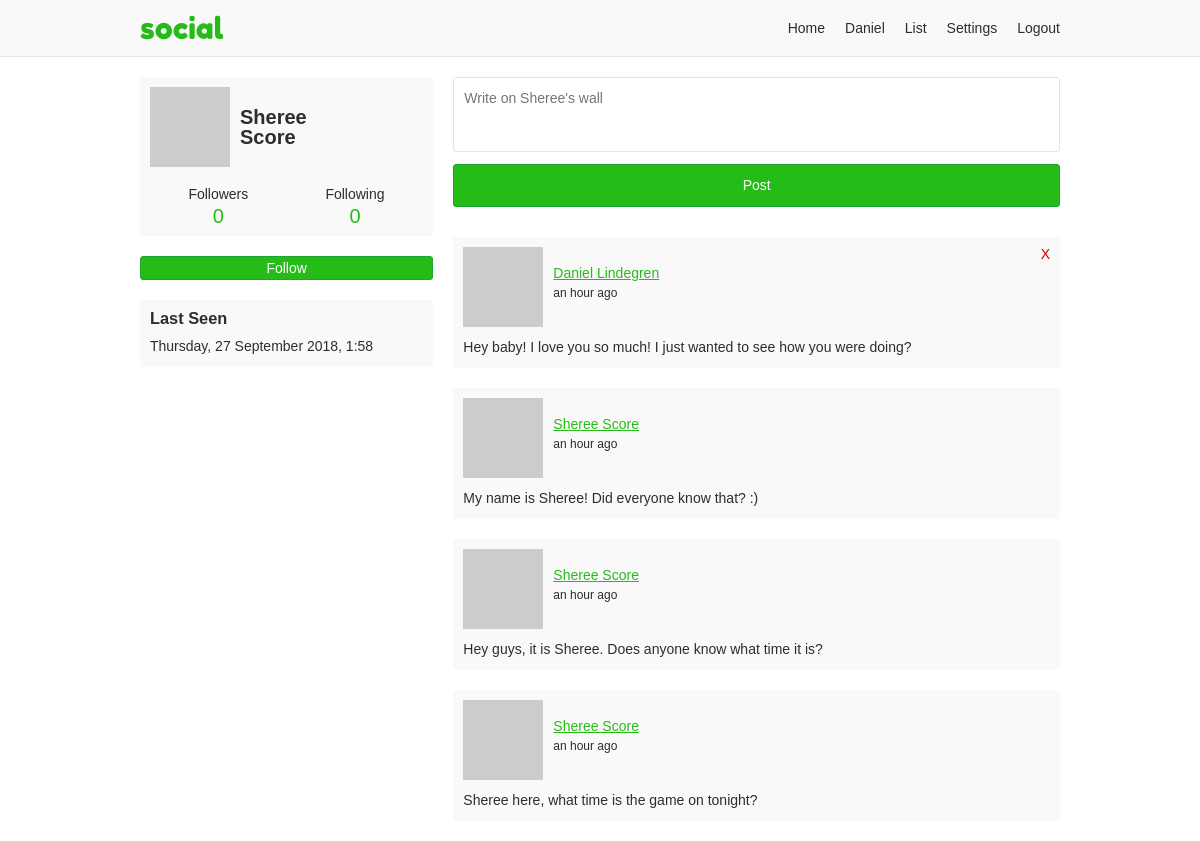
Screenshot of /f65553ae70f9e10c4ae6acfc06a67ea9 (signed in) with the database file from the repository.
### app/users/models/user.py (models this page shows, shortened)
class User(UserMixin, db.Model, BaseModel):
    username = db.Column(db.String(35), nullable=False, unique=True)
    email = db.Column(db.String(255), nullable=False, unique=True)
    password = db.Column(db.String(128), nullable=False)
    first_name = db.Column(db.String(35), nullable=False)
    last_name = db.Column(db.String(35), nullable=False)
    about_me = db.Column(db.Text)
    last_seen = db.Column(db.DateTime, default=datetime.utcnow)
    posts_per_page = db.Column(db.Integer, default=10, nullable=False)
    full_name = column_property(first_name + " " + last_name)
    followed = db.relationship(
        'User',
        secondary=followers,
        primaryjoin='followers.c.follower_id == User.id',
        secondaryjoin='followers.c.followed_id == User.id',
        backref=db.backref('followers', lazy='dynamic'),
        lazy='dynamic')
    post_author = db.relationship(
        'Post',
        foreign_keys='Post.author_id',
        backref='author', lazy='dynamic')
    post_recipient = db.relationship(
        'Post',
        foreign_keys='Post.recipient_id',
        backref='recipient', lazy='dynamic')
    def is_following(self, user):
        return self.followed.filter(
            followers.c.followed_id == user.id).count() > 0
    @property
    def get_followers(self):
        return self.followers.filter_by(active=True)
    @property
    def get_followed(self):
        return self.followed.filter_by(active=True)
    @property
    def profile_posts(self):
        return Post.query.join(User, User.id == Post.author_id).filter(
            Post.recipient_id == self.id, User.active == True,
            Post.active == True)
    def avatar(self, size):
        digest = md5(self.email.lower().encode('utf-8')).hexdigest()
        return 'https://www.gravatar.com/avatar/{}?d=monsterid&s={}'.format(
            digest, size)

### app/users/models/post.py (models this page shows, shortened)
class Post(db.Model, BaseModel):
    body = db.Column(db.Text)
    author_id = db.Column(db.Integer, db.ForeignKey('user.id'))
    recipient_id = db.Column(db.Integer, db.ForeignKey('user.id'))

### app/users/views.py (the view)
@users.route('/<username>', methods=['GET', 'POST'])
@login_required
def profile(username):
    user = User.query.filter_by(username=username, active=True).first_or_404()
    form = PostForm()
    if form.validate_on_submit():
        post = Post(body=form.body.data, author=current_user,
                    recipient=user)
        post.commit()
        flash('Your post is now live!')
        return redirect(url_for('users.profile', username=username))
    page = request.args.get('page', 1, type=int)
    posts = user.profile_posts.order_by(
        Post.created.desc()).paginate(
            page, current_user.posts_per_page, False)
    return render_template('users/profile.html', user=user, posts=posts,
                           form=form)

### app/users/forms.py
class PostForm(FlaskForm):
    body = TextAreaField('Say something', validators=[DataRequired()])
    submit = SubmitField('Post')

### app/models.py (called while the page is built)
    def commit(self):
        try:
            db.session.add(self)
            db.session.commit()
            return self
        except Exception as E:
            db.session.rollback()
            raise E

### app/users/models/user.py (called while the page is built)
@login.user_loader
def load_user(id):
    return User.query.get(int(id))

### app/users/views.py (called while the page is built)
@users.before_request
def before_request():
    if current_user.is_authenticated:
        if not current_user.active:
            return redirect(url_for('static_views.logout'))
        current_user.last_seen = datetime.utcnow()
        current_user.commit()

### app/templates/users/profile.html (shortened to what this page needs)
{% extends "/base.html" %}
{% block content %}
<div class="grid-container">
  {% include "/users/_profile-info.html" %}
  <div class="profile-content">
    {% if current_user != user %}
    <form method="post" novalidate>
      {{ form.body(placeholder="Write on {}'s wall".format(user.first_name)) }}
      {{ form.submit }}
    </form>
    {% endif %}
    {% if posts.pages > 1 %}
      {% from "/_macros.html" import render_pagination %}
    {% endif %}
    {% if posts.items %}
      {% for post in posts.items %}
      {% include "/users/_post.html" %}
      {% endfor %}
    {% endif %}
    {% if posts.pages > 1 %}
      {% from "/_macros.html" import render_pagination %}
    {% endif %}
  </div>
</div>
{% endblock %}

### app/templates/base.html (shortened to what this page needs)
<!doctype html>
<html lang="en">
<head>
  <link rel="stylesheet" href="{{ url_for('static', filename='css/layout.css') }}">
</head>
<body>
<div class="header-container">
  <header class="site-header responsive-container">
    <h1 class="branding"><a href="{{ url_for('static_views.index') }}">{{ APP_NAME }}</a></h1>
    {% if current_user.is_authenticated %}
    <ul class="primary-nav">
      <li><a href="{{ url_for('users.home') }}">Home</a></li>
      <li><a href="{{ url_for('users.profile', username=current_user.username) }}">{{ current_user.first_name }}</a></li>
      <li><a href="{{ url_for('users.list') }}">List</a></li>
      <li><a href="{{ url_for('users.settings_account') }}">Settings</a></li>
      <li><a href="{{ url_for('static_views.logout') }}">Logout</a></li>
    </ul>
    {% endif %}
  </header>
</div>
<div class="responsive-container">
{% block content %}
{% endblock %}
</div>
</body>
</html>

### app/templates/users/_profile-info.html (shortened to what this page needs)
<div class="profile-aside">
  <div class="profile-info-container">
    <a class="profile-info" href="{{ url_for('users.profile', username=user.username) }}">
      <img src="{{ user.avatar(60) }}">
      <h2>{{ user.first_name }}<br>{{ user.last_name }}</h1>
    </a>
    <div class="user-numbers user-numbers-profile">
      <a href="{{ url_for('users.followers', username=user.username) }}">
        Followers <span>{{ user.get_followers.count() }}</span>
      </a>
      <a href="{{ url_for('users.following', username=user.username) }}">
        Following <span>{{ user.get_followed.count() }}</span>
      </a>
    </div>
  </div>
  {% if current_user != user %}
    {% if current_user.is_following(user) %}
    <a class="profile-follow button" href="{{ url_for('users.user_action', username=user.username, action='unfollow') }}">
      Unfollow
    </a>
    {% else %}
    <a class="profile-follow button" href="{{ url_for('users.user_action', username=user.username, action='follow') }}">
      Follow
    </a>
    {% endif %}
  {% endif %}
  {% if user.last_seen and not current_user == user %}
  <div class="last-seen-container">
    <h3>Last Seen</h3>
    <p>{{ moment(user.last_seen).format('dddd, D MMMM YYYY, H:mm') }}</p>
  </div>
  {% endif %}
</div>

### app/templates/users/_post.html
<div class="post">
  <div class="post-header">
    <img src="{{ post.author.avatar(40) }}">
    <p class="post-info">
      <a href="{{ url_for('users.profile', username=post.author.username) }}">{{ post.author.full_name }}</a>
      <time>{{ moment(post.created).fromNow() }}</time>
    </p>
    {% if current_user == post.author or post.recipient_id == current_user.id %}
    <a class="delete-post" href="{{ url_for('users.user_action', username=post.author.username, action='delete-post', post_id=post.id) }}" title="Delete post">X</a>
    {% endif %}
  </div>
  <p class="post-body">{{ post.body }}</p>
</div>

### app/static/css/layout.css (style rules this page uses)
:root { --green: #26bc18; --dark-green: #21a42f; --light-gray: #f9f9f9; --dark-gray: #e3e3e3; --light-green: #e9ffe0; --green-border: #c9ffb2; --green-text: #335922; --text-color: #2d2d2d; --white: #fff; --red: #cc0000; }
*, *::before, *::after { box-sizing: border-box; }
html { font-family: sans-serif; font-size: 62.5%; }
article, aside, figcaption, figure, footer, header, hgroup, main, nav, section { display: block; }
body { margin: 0; color: var(--text-color); font-size: 1.4rem; line-height: 1; }
h1, h2, h3, h4, h5, h6 { margin: 0 0 10px 0; }
p, ol, ul, dl { margin: 0 0 10px 0; padding: 0; }
p { line-height: 1.5; }
img { display: block; }
ol, ul { list-style: none; }
a, a:link { color: var(--green); ext-decoration: none; }
.button, .button:link { display: block; padding: 4px 9px; text-align: center; background-color: var(--green); border: 1px solid var(--dark-green); border-radius: 3px; color: var(--white); text-decoration: none; }
.responsive-container { margin: 0 auto; max-width: 960px; padding: 0 20px; }
.grid-container { display: grid; grid-template-columns: repeat(12, [col-start] 1fr); grid-gap: 20px; }
.grid-container > .profile-aside, .grid-container > .profile-content, .grid-container > .settings-aside, .grid-container > .settings-content, .grid-container > .index-content, .grid-container > .index-registration { grid-column: col-start / -1; }
@media (min-width: 768px) { .grid-container > .profile-aside { grid-column: col-start / span 4; } }
@media (min-width: 768px) { .grid-container > .profile-content { grid-column: col-start 5 / span 8; } }
input, textarea { display: inline-block; margin-bottom: 10px; padding: 10px; width: 100%; border: 1px solid var(--dark-gray); border-radius: 3px; font-family: inherit; font-size: inherit; line-height: 1.5; }
textarea { height: 75px; resize: none; }
input[type=submit] { background-color: var(--green); border-color: var(--dark-green); color: var(--white); }
.header-container { margin-bottom: 20px; background-color: var(--light-gray); border-bottom: 1px solid var(--dark-gray); }
.header-container .site-header { align-items: center; display: flex; }
.branding { margin: 0; padding: 10px 0; }
.branding a { font: 30px "Fredoka One"; text-decoration: none; }
.primary-nav { display: flex; margin: 0 0 0 auto; }
.primary-nav li { padding: 0 10px; }
.primary-nav li:last-child { padding-right: 0; }
.primary-nav a { color: var(--text-color); text-decoration: none; }
.post { margin-bottom: 20px; padding: 10px; position: relative; background-color: var(--light-gray); border-radius: 3px; }
.profile-content > form { margin-bottom: 20px; }
.post .post-header { align-items: center; display: flex; }
.post .post-header img { align-self: flex-start; }
.post .post-header time { display: block; font-size: 1.2rem; }
.post .post-info { margin-left: 10px; }
.post .post-body { margin: 10px 0 0; }
.post .delete-post { position: absolute; top: 10px; right: 10px; color: var(--red); text-decoration: none; }
.profile-info-container, .about-container, .last-seen-container, .recent-posts-container { padding: 10px; margin-bottom: 20px; background-color: var(--light-gray); border-radius: 3px; }
.about-container > p, .last-seen-container > p { margin-bottom: 0; }
.profile-info { align-items: center; display: flex; margin-bottom: 20px; overflow: hidden; }
.profile-info, .profile-info:link { color: var(--text-color); text-decoration: none; }
.profile-info > h2 { margin: 0 0 0 10px; font-size: 20px; }
.user-numbers { display: flex; text-align: center; }
.user-numbers > a { color: var(--text-color); text-decoration: none; }
.user-numbers-profile > a { width: 50%; }
.user-numbers > a span { display: block; margin-top: 5px; color: var(--green); font-size: 20px; }
.profile-follow { margin-bottom: 20px; width: 100%; }

### rows the page displays
User: first_name "Daniel"
User: first_name "Sheree", last_name "Score", last_seen "Thursday, 27 September 2018, 1:58"
Post: author.full_name "Daniel Lindegren", created "an hour ago", body "Hey baby! I love you so much! I just wanted to see how you were doing?"
Post: author.full_name "Sheree Score", created "an hour ago", body "My name is Sheree! Did everyone know that? :)"
Post: author.full_name "Sheree Score", created "an hour ago", body "Hey guys, it is Sheree. Does anyone know what time it is?"
Post: author.full_name "Sheree Score", created "an hour ago", body "Sheree here, what time is the game on tonight?"

### other values shown
{{ APP_NAME }} "social"
{{ user.get_followers.count() }} "0"
{{ user.get_followed.count() }} "0"
